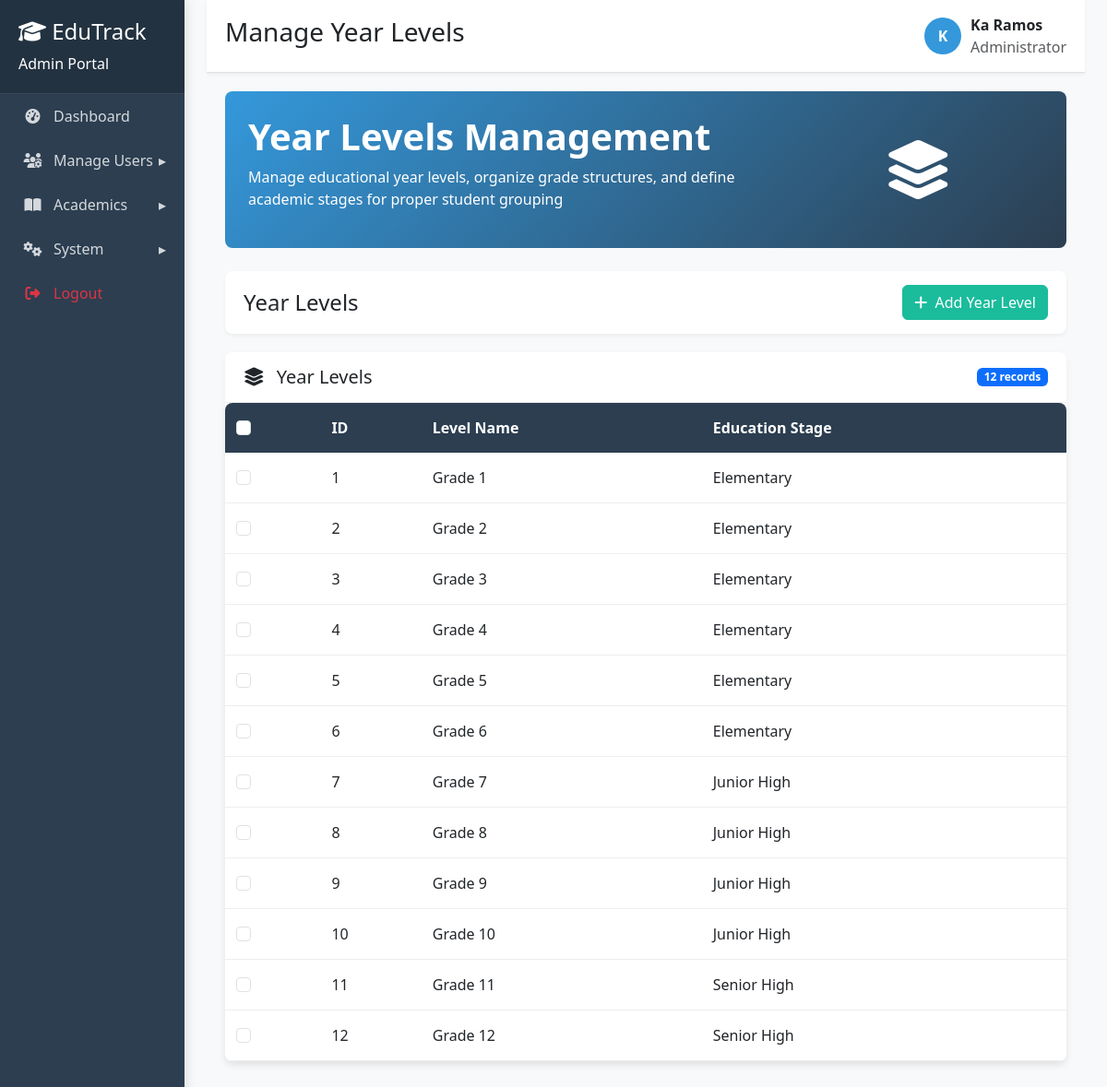
The page /WEBGRADINGSYSTEMPORTAL-Latest/year_levels.php (signed in) on the database its author committed.
### tables this page shows
CREATE TABLE `tbl_accounts` (
  `account_id` int(10) UNSIGNED NOT NULL,
  `username` varchar(80) NOT NULL,
  `password` varchar(255) NOT NULL,
  `role` enum('admin','teacher','student','parent') NOT NULL,
  `first_name` varchar(80) NOT NULL,
  `last_name` varchar(80) NOT NULL,
  `email` varchar(150) DEFAULT NULL,
  `contact_number` varchar(30) DEFAULT NULL,
  `created_at` datetime NOT NULL DEFAULT current_timestamp()
);

CREATE TABLE `tbl_yearlevels` (
  `year_level_id` int(10) UNSIGNED NOT NULL,
  `level_name` varchar(30) NOT NULL,
  `education_stage` enum('Elementary','Junior High','Senior High') NOT NULL
);

### WEBGRADINGSYSTEMPORTAL-Latest/year_levels.php (the view, shortened to what this page needs)
<?php
require('db_connect.php');
$adminName = 'Administrator';
$adminInitial = 'A';
try {
    $adminStmt = $conn->prepare("SELECT first_name, last_name, username FROM tbl_accounts WHERE account_id = ?");
    $adminStmt->bind_param("i", $_SESSION['account_id']);
    $adminStmt->execute();
    $adminResult = $adminStmt->get_result();
    $adminData = $adminResult->fetch_assoc();
    if ($adminData) {
        $adminName = $adminData['first_name'] . ' ' . $adminData['last_name'];
        $adminInitial = strtoupper(substr($adminData['first_name'], 0, 1));
    }
} catch (Exception $e) {
}
$result = $conn->query("SELECT * FROM tbl_yearlevels ORDER BY year_level_id ASC");
?>
<!DOCTYPE html>
<html lang="en">
<head>
    <link rel="stylesheet" href="https://cdn.jsdelivr.net/npm/bootstrap@5.3.0/dist/css/bootstrap.min.css">
    <link rel="stylesheet" href="https://cdnjs.cloudflare.com/ajax/libs/font-awesome/6.4.0/css/all.min.css">
</head>
<body>
    <div class="container-fluid">
        <div class="row">
            <div class="col-md-3 col-lg-2 sidebar">
                <div class="sidebar-header">
                    <h4><i class="fas fa-graduation-cap"></i> EduTrack</h4>
                    <p class="mb-0">Admin Portal</p>
                </div>
                <ul class="sidebar-menu">
                    <li><a href="admin_dashboard.php"><i class="fas fa-tachometer-alt"></i><span>Dashboard</span></a></li>
                      <li class="has-submenu">
                        <a href="#"><i class="fas fa-users-cog"></i><span>Manage Users</span></a>
                      </li>
                      <li class="has-submenu">
                        <a href="#"><i class="fas fa-book-open"></i><span>Academics</span></a>
                      </li>
                      <li class="has-submenu">
                        <a href="#"><i class="fas fa-cogs"></i><span>System</span></a>
                      </li>
                      <li><a href="logout.php" class="text-danger" onclick="return confirmLogout()"><i class="fas fa-sign-out-alt"></i><span>Logout</span></a></li>
                    </ul>
            </div>
            <div class="col-md-9 col-lg-10 ml-sm-auto px-4">
                <div class="header">
                    <h3>Manage Year Levels</h3>
                    <div class="user-info">
    <div class="avatar"><?= $adminInitial ?></div>
    <div>
        <div class="fw-bold"><?= htmlspecialchars($adminName) ?></div>
        <div class="text-muted">Administrator</div>
    </div>
</div>
                </div>
                <div class="main-content">
                    <div class="welcome-section">
                        <div class="row align-items-center">
                            <div class="col-md-8">
                                <h1>Year Levels Management</h1>
                                <p>Manage educational year levels, organize grade structures, and define academic stages for proper student grouping</p>
                            </div>
                            <div class="col-md-4 text-center">
                                <i class="fas fa-layer-group fa-4x"></i>
                            </div>
                        </div>
                    </div>
                    <div class="actions-container">
                        <h4 class="mb-0">Year Levels</h4>
                        <div class="action-buttons">
                            <button class="btn btn-success" data-bs-toggle="modal" data-bs-target="#addYearLevelModal">
                                <i class="fas fa-plus me-1"></i> Add Year Level
                            </button>
                        </div>
                    </div>
                    <div class="card">
                        <div class="card-header d-flex justify-content-between align-items-center">
                            <h5 class="mb-0"><i class="fas fa-layer-group me-2"></i> Year Levels</h5>
                            <span class="badge bg-primary"><?php echo $result->num_rows; ?> records</span>
                        </div>
                        <div class="card-body p-0">
                            <div class="table-container">
                                <table class="table table-hover mb-0">
                                    <thead>
                                        <tr>
                                            <th>
                                                <input type="checkbox" id="selectAll" class="form-check-input">
                                            </th>
                                            <th>ID</th>
                                            <th>Level Name</th>
                                            <th>Education Stage</th>
                                        </tr>
                                    </thead>
                                    <tbody>
                                    <?php if ($result->num_rows > 0):
                                        while ($row = $result->fetch_assoc()): ?>
                                        <tr>
                                            <td>
                                                <input type="checkbox" class="form-check-input yearlevel-checkbox"
                                                       data-yearlevel='<?= htmlspecialchars(json_encode($row), ENT_QUOTES, 'UTF-8') ?>'
                                                       value="<?= $row['year_level_id'] ?>">
                                            </td>
                                            <td><?php echo $row['year_level_id']; ?></td>
                                            <td><?php echo htmlspecialchars($row['level_name']); ?></td>
                                            <td><?php echo htmlspecialchars($row['education_stage']); ?></td>
                                        </tr>
                                    <?php endwhile;
                                    endif; ?>
                                    </tbody>
                                </table>
                            </div>
                        </div>
                    </div>
                </div>
            </div>
        </div>
    </div>
</body>
</html>

### WEBGRADINGSYSTEMPORTAL-Latest/year_levels.php (style rules this page uses)
:root { --primary: #2c3e50; --secondary: #3498db; --accent: #1abc9c; --light: #ecf0f1; --dark: #34495e; }
body { background-color: #f8f9fa; font-family: 'Segoe UI', Tahoma, Geneva, Verdana, sans-serif; }
.sidebar { background-color: var(--primary); color: white; min-height: 100vh; padding: 0; box-shadow: 3px 0 10px rgba(0,0,0,0.1); }
.sidebar-header { padding: 20px; background-color: rgba(0,0,0,0.2); border-bottom: 1px solid rgba(255,255,255,0.1); }
.sidebar-menu { list-style: none; padding: 0; margin: 0; }
.sidebar-menu li { width: 100%; }
.sidebar-menu a { color: rgba(255,255,255,0.8); text-decoration: none; display: block; padding: 12px 20px; transition: all 0.3s; border-left: 3px solid transparent; }
.sidebar-menu i { width: 25px; text-align: center; margin-right: 10px; }
.main-content { padding: 20px; }
.header { background-color: white; padding: 15px 20px; border-bottom: 1px solid #e0e0e0; display: flex; justify-content: space-between; align-items: center; box-shadow: 0 2px 4px rgba(0,0,0,0.05); }
.user-info { display: flex; align-items: center; }
.user-info .avatar { width: 40px; height: 40px; border-radius: 50%; background-color: var(--secondary); color: white; display: flex; align-items: center; justify-content: center; font-weight: bold; margin-right: 10px; }
.card { border: none; border-radius: 8px; box-shadow: 0 4px 8px rgba(0,0,0,0.05); transition: transform 0.3s, box-shadow 0.3s; margin-bottom: 20px; }
.card-header { background-color: white; border-bottom: 1px solid #eee; font-weight: 600; padding: 15px 20px; border-radius: 8px 8px 0 0 !important; }
.card-body { padding: 20px; }
.btn-success { background-color: var(--accent); border-color: var(--accent); }
.actions-container { background-color: white; padding: 15px 20px; margin-bottom: 20px; border-radius: 8px; box-shadow: 0 2px 4px rgba(0,0,0,0.05); display: flex; justify-content: space-between; align-items: center; }
.action-buttons { display: flex; gap: 10px; }
.table th { background-color: var(--primary); color: white; border: none; padding: 15px 12px; font-weight: 600; }
.table td { padding: 15px 12px; vertical-align: middle; border: none; border-bottom: 1px solid #eee; }
.table tbody tr { transition: background-color 0.2s; }
.table-container { border-radius: 8px; overflow: hidden; box-shadow: 0 4px 8px rgba(0,0,0,0.05); }
.welcome-section { background: linear-gradient(135deg, var(--secondary), var(--primary)); color: white; border-radius: 8px; padding: 25px; margin-bottom: 25px; }
.welcome-section h1 { font-weight: 700; }
.has-submenu > a::after { content: "▸"; float: right; }

### rows shown on the page
tbl_accounts: first_name "K", adminName "Ka Ramos"
tbl_yearlevels: year_level_id "1", level_name "Grade 1", education_stage "Elementary"
tbl_yearlevels: year_level_id "2", level_name "Grade 2", education_stage "Elementary"
tbl_yearlevels: year_level_id "3", level_name "Grade 3", education_stage "Elementary"
tbl_yearlevels: year_level_id "4", level_name "Grade 4", education_stage "Elementary"
tbl_yearlevels: year_level_id "5", level_name "Grade 5", education_stage "Elementary"
tbl_yearlevels: year_level_id "6", level_name "Grade 6", education_stage "Elementary"
tbl_yearlevels: year_level_id "7", level_name "Grade 7", education_stage "Junior High"
tbl_yearlevels: year_level_id "8", level_name "Grade 8", education_stage "Junior High"
tbl_yearlevels: year_level_id "9", level_name "Grade 9", education_stage "Junior High"
tbl_yearlevels: year_level_id "10", level_name "Grade 10", education_stage "Junior High"
tbl_yearlevels: year_level_id "11", level_name "Grade 11", education_stage "Senior High"
tbl_yearlevels: year_level_id "12", level_name "Grade 12", education_stage "Senior High"

### other values the page prints
$result->num_rows "12"
